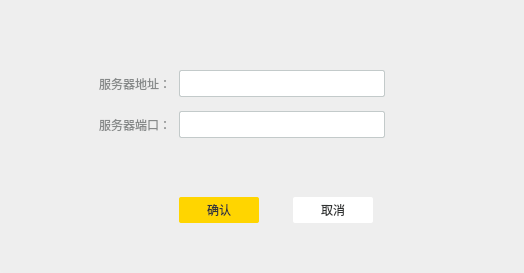
<?xml version="1.0" encoding="UTF-8"?>
<ui version="4.0">
 <class>serverSettingWgt</class>
 <widget class="QWidget" name="serverSettingWgt">
  <property name="geometry">
   <rect>
    <x>0</x>
    <y>0</y>
    <width>524</width>
    <height>273</height>
   </rect>
  </property>
  <property name="windowTitle">
   <string>Form</string>
  </property>
  <property name="styleSheet">
   <string notr="true">#widget{
    
	background-color: #eeeeee;
border-bottom-left-radius:4px;
border-bottom-right-radius:4px;
}
QLabel{
font-family:&quot;微软雅黑&quot;;
font-size:12px;
color:#868989;
line-height:12px;
text-align:right;
}
QCheckBox{
font-family:&quot;微软雅黑&quot;;
font-size:12px;
color:#868989;
line-height:12px;
text-align:right;
}
QPushButton{
font-family:&quot;微软雅黑&quot;;
font-size:12px;
color:#323434;
letter-spacing:0;
line-height:12px;
text-align:center;
}</string>
  </property>
  <layout class="QHBoxLayout" name="horizontalLayout_2">
   <property name="spacing">
    <number>0</number>
   </property>
   <property name="leftMargin">
    <number>0</number>
   </property>
   <property name="topMargin">
    <number>0</number>
   </property>
   <property name="rightMargin">
    <number>0</number>
   </property>
   <property name="bottomMargin">
    <number>0</number>
   </property>
   <item>
    <widget class="QWidget" name="widget" native="true">
     <property name="styleSheet">
      <string notr="true">#widget{
    
	background-color: #eeeeee;
border-bottom-left-radius:4px;
border-bottom-right-radius:4px;
}</string>
     </property>
     <layout class="QHBoxLayout" name="horizontalLayout_3">
      <property name="leftMargin">
       <number>0</number>
      </property>
      <property name="topMargin">
       <number>0</number>
      </property>
      <property name="rightMargin">
       <number>0</number>
      </property>
      <property name="bottomMargin">
       <number>0</number>
      </property>
      <item>
       <widget class="QStackedWidget" name="stackedWidget">
        <property name="styleSheet">
         <string notr="true"/>
        </property>
        <property name="currentIndex">
         <number>0</number>
        </property>
        <widget class="QWidget" name="settingsPage">
         <property name="styleSheet">
          <string notr="true">#settingsPage{
    
	background-color: #eeeeee;
border-bottom-left-radius:4px;
border-bottom-right-radius:4px;
}</string>
         </property>
         <layout class="QHBoxLayout" name="horizontalLayout">
          <property name="leftMargin">
           <number>90</number>
          </property>
          <property name="topMargin">
           <number>61</number>
          </property>
          <property name="rightMargin">
           <number>130</number>
          </property>
          <property name="bottomMargin">
           <number>41</number>
          </property>
          <item>
           <layout class="QGridLayout" name="gridLayout_2">
            <property name="leftMargin">
             <number>9</number>
            </property>
            <property name="topMargin">
             <number>9</number>
            </property>
            <property name="rightMargin">
             <number>9</number>
            </property>
            <property name="bottomMargin">
             <number>9</number>
            </property>
            <property name="horizontalSpacing">
             <number>10</number>
            </property>
            <property name="verticalSpacing">
             <number>14</number>
            </property>
            <item row="1" column="1" colspan="2">
             <widget class="QLineEdit" name="portLineEdit">
              <property name="minimumSize">
               <size>
                <width>206</width>
                <height>27</height>
               </size>
              </property>
              <property name="maximumSize">
               <size>
                <width>206</width>
                <height>27</height>
               </size>
              </property>
              <property name="styleSheet">
               <string notr="true">#portLineEdit{
background:#ffffff;
border:1px solid #c3caca;
border-radius:2px;
padding-left:9px;
font-family:&quot;微软雅黑&quot;;
font-size:12px;
color:#323434;
letter-spacing:1px;
text-align:justify;
}</string>
              </property>
              <property name="clearButtonEnabled">
               <bool>false</bool>
              </property>
             </widget>
            </item>
            <item row="6" column="2">
             <widget class="QPushButton" name="cancelBtn">
              <property name="minimumSize">
               <size>
                <width>80</width>
                <height>26</height>
               </size>
              </property>
              <property name="maximumSize">
               <size>
                <width>80</width>
                <height>26</height>
               </size>
              </property>
              <property name="styleSheet">
               <string notr="true">#cancelBtn{
background:#ffffff;
border-radius:2px;
}
#cancelBtn:pressed{
margin:1px;
}
</string>
              </property>
              <property name="text">
               <string>取消</string>
              </property>
             </widget>
            </item>
            <item row="0" column="1" colspan="2">
             <widget class="QIPLineEdit" name="ipLineEdit">
              <property name="minimumSize">
               <size>
                <width>206</width>
                <height>27</height>
               </size>
              </property>
              <property name="maximumSize">
               <size>
                <width>206</width>
                <height>27</height>
               </size>
              </property>
              <property name="styleSheet">
               <string notr="true">#ipLineEdit{
background:#ffffff;
border:1px solid #c3caca;
border-radius:2px;
}

QLineEdit{
font-family:&quot;微软雅黑&quot;;
font-size:12px;
color:#323434;
letter-spacing:1px;
text-align:justify;
}
</string>
              </property>
              <property name="clearButtonEnabled">
               <bool>false</bool>
              </property>
             </widget>
            </item>
            <item row="6" column="1">
             <widget class="QPushButton" name="confirmBtn">
              <property name="minimumSize">
               <size>
                <width>80</width>
                <height>26</height>
               </size>
              </property>
              <property name="maximumSize">
               <size>
                <width>80</width>
                <height>26</height>
               </size>
              </property>
              <property name="styleSheet">
               <string notr="true">#confirmBtn{
background:#ffd500;
border-radius:2px;
}
#confirmBtn:pressed{
margin:1px;
}
</string>
              </property>
              <property name="text">
               <string>确认</string>
              </property>
             </widget>
            </item>
            <item row="6" column="0">
             <spacer name="horizontalSpacer">
              <property name="orientation">
               <enum>Qt::Horizontal</enum>
              </property>
              <property name="sizeHint" stdset="0">
               <size>
                <width>40</width>
                <height>20</height>
               </size>
              </property>
             </spacer>
            </item>
            <item row="0" column="0">
             <widget class="QLabel" name="label">
              <property name="minimumSize">
               <size>
                <width>70</width>
                <height>0</height>
               </size>
              </property>
              <property name="maximumSize">
               <size>
                <width>70</width>
                <height>16777215</height>
               </size>
              </property>
              <property name="text">
               <string>服务器地址：</string>
              </property>
             </widget>
            </item>
            <item row="1" column="0">
             <widget class="QLabel" name="label_2">
              <property name="minimumSize">
               <size>
                <width>70</width>
                <height>0</height>
               </size>
              </property>
              <property name="maximumSize">
               <size>
                <width>70</width>
                <height>16777215</height>
               </size>
              </property>
              <property name="text">
               <string>服务器端口：</string>
              </property>
             </widget>
            </item>
            <item row="3" column="1">
             <spacer name="verticalSpacer">
              <property name="orientation">
               <enum>Qt::Vertical</enum>
              </property>
              <property name="sizeHint" stdset="0">
               <size>
                <width>20</width>
                <height>40</height>
               </size>
              </property>
             </spacer>
            </item>
            <item row="2" column="1">
             <widget class="QLabel" name="warnLabel">
              <property name="styleSheet">
               <string notr="true">#warnLabel{   
color: rgb(255, 0, 0);
}</string>
              </property>
              <property name="text">
               <string/>
              </property>
             </widget>
            </item>
           </layout>
          </item>
         </layout>
        </widget>
        <widget class="QWidget" name="tipPage">
         <property name="styleSheet">
          <string notr="true">#tipPage{
	background-color: #eeeeee;
border-bottom-left-radius:4px;
border-bottom-right-radius:4px;
}</string>
         </property>
         <layout class="QHBoxLayout" name="horizontalLayout_4">
          <property name="leftMargin">
           <number>110</number>
          </property>
          <property name="topMargin">
           <number>50</number>
          </property>
          <property name="rightMargin">
           <number>110</number>
          </property>
          <property name="bottomMargin">
           <number>60</number>
          </property>
          <item>
           <layout class="QGridLayout" name="gridLayout">
            <property name="horizontalSpacing">
             <number>20</number>
            </property>
            <property name="verticalSpacing">
             <number>10</number>
            </property>
            <item row="2" column="1">
             <widget class="QPushButton" name="modifyBtn">
              <property name="minimumSize">
               <size>
                <width>110</width>
                <height>32</height>
               </size>
              </property>
              <property name="maximumSize">
               <size>
                <width>110</width>
                <height>32</height>
               </size>
              </property>
              <property name="styleSheet">
               <string notr="true">#modifyBtn{
background:#ffd500;
border-radius:2px;
}
#modifyBtn:pressed{
margin:1px;
}</string>
              </property>
              <property name="text">
               <string>修改服务器地址</string>
              </property>
             </widget>
            </item>
            <item row="1" column="2">
             <spacer name="verticalSpacer_2">
              <property name="orientation">
               <enum>Qt::Vertical</enum>
              </property>
              <property name="sizeHint" stdset="0">
               <size>
                <width>20</width>
                <height>40</height>
               </size>
              </property>
             </spacer>
            </item>
            <item row="0" column="1" colspan="3">
             <widget class="QLabel" name="tipLabel">
              <property name="sizePolicy">
               <sizepolicy hsizetype="Expanding" vsizetype="Expanding">
                <horstretch>0</horstretch>
                <verstretch>0</verstretch>
               </sizepolicy>
              </property>
              <property name="minimumSize">
               <size>
                <width>0</width>
                <height>0</height>
               </size>
              </property>
              <property name="maximumSize">
               <size>
                <width>16777215</width>
                <height>16777215</height>
               </size>
              </property>
              <property name="styleSheet">
               <string notr="true">font-size:14px;</string>
              </property>
              <property name="text">
               <string/>
              </property>
              <property name="wordWrap">
               <bool>true</bool>
              </property>
             </widget>
            </item>
            <item row="2" column="2">
             <widget class="QPushButton" name="reconnectBtn">
              <property name="minimumSize">
               <size>
                <width>80</width>
                <height>32</height>
               </size>
              </property>
              <property name="maximumSize">
               <size>
                <width>80</width>
                <height>32</height>
               </size>
              </property>
              <property name="styleSheet">
               <string notr="true">#reconnectBtn{
background:#ffffff;
border-radius:2px;
}
#reconnectBtn:pressed{
margin:1px;
}</string>
              </property>
              <property name="text">
               <string>重连</string>
              </property>
             </widget>
            </item>
            <item row="2" column="0">
             <spacer name="horizontalSpacer_2">
              <property name="orientation">
               <enum>Qt::Horizontal</enum>
              </property>
              <property name="sizeHint" stdset="0">
               <size>
                <width>40</width>
                <height>20</height>
               </size>
              </property>
             </spacer>
            </item>
            <item row="2" column="3">
             <spacer name="horizontalSpacer_3">
              <property name="orientation">
               <enum>Qt::Horizontal</enum>
              </property>
              <property name="sizeHint" stdset="0">
               <size>
                <width>40</width>
                <height>20</height>
               </size>
              </property>
             </spacer>
            </item>
           </layout>
          </item>
         </layout>
        </widget>
        <widget class="QWidget" name="progressPage">
         <property name="styleSheet">
          <string notr="true">#progressPage{
	background-color: #eeeeee;
border-bottom-left-radius:4px;
border-bottom-right-radius:4px;
}</string>
         </property>
         <layout class="QGridLayout" name="gridLayout_3">
          <item row="0" column="2">
           <spacer name="verticalSpacer_3">
            <property name="orientation">
             <enum>Qt::Vertical</enum>
            </property>
            <property name="sizeHint" stdset="0">
             <size>
              <width>20</width>
              <height>82</height>
             </size>
            </property>
           </spacer>
          </item>
          <item row="1" column="0">
           <spacer name="horizontalSpacer_4">
            <property name="orientation">
             <enum>Qt::Horizontal</enum>
            </property>
            <property name="sizeHint" stdset="0">
             <size>
              <width>146</width>
              <height>20</height>
             </size>
            </property>
           </spacer>
          </item>
          <item row="1" column="1">
           <widget class="QLabel" name="imageLabel">
            <property name="minimumSize">
             <size>
              <width>22</width>
              <height>22</height>
             </size>
            </property>
            <property name="maximumSize">
             <size>
              <width>22</width>
              <height>22</height>
             </size>
            </property>
            <property name="text">
             <string/>
            </property>
           </widget>
          </item>
          <item row="1" column="2">
           <widget class="QLabel" name="hintLabel">
            <property name="sizePolicy">
             <sizepolicy hsizetype="Preferred" vsizetype="Expanding">
              <horstretch>0</horstretch>
              <verstretch>0</verstretch>
             </sizepolicy>
            </property>
            <property name="text">
             <string>连接服务器中...</string>
            </property>
            <property name="alignment">
             <set>Qt::AlignCenter</set>
            </property>
           </widget>
          </item>
          <item row="1" column="3">
           <spacer name="horizontalSpacer_5">
            <property name="orientation">
             <enum>Qt::Horizontal</enum>
            </property>
            <property name="sizeHint" stdset="0">
             <size>
              <width>146</width>
              <height>20</height>
             </size>
            </property>
           </spacer>
          </item>
          <item row="2" column="2">
           <spacer name="verticalSpacer_4">
            <property name="orientation">
             <enum>Qt::Vertical</enum>
            </property>
            <property name="sizeHint" stdset="0">
             <size>
              <width>20</width>
              <height>81</height>
             </size>
            </property>
           </spacer>
          </item>
         </layout>
        </widget>
       </widget>
      </item>
     </layout>
    </widget>
   </item>
  </layout>
 </widget>
 <customwidgets>
  <customwidget>
   <class>QIPLineEdit</class>
   <extends>QLineEdit</extends>
   <header>qiplineedit.h</header>
  </customwidget>
 </customwidgets>
 <resources/>
 <connections/>
</ui>
